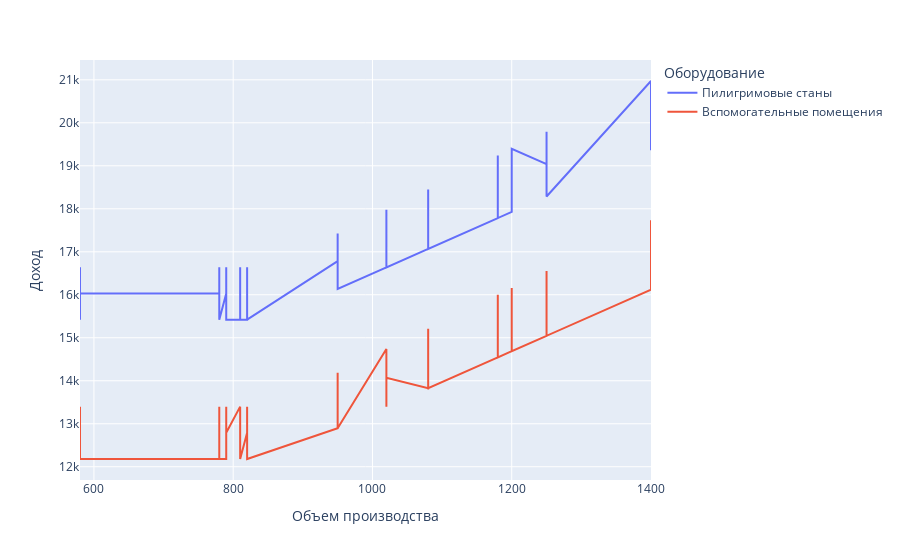

The code cell stored with this chart in its notebook:
### Code cell
fig = px.line(df_cleaners.sort_values(by ="Объем производства" ), x="Объем производства", y="Доход", color='Оборудование')
fig.show()

### Figure 1 — Plotly figure (JSON) as saved in the notebook; plotly's stock layout.template omitted (floating-point values rounded to 4 significant figures; data arrays with more than 128 entries replaced by an {"elided": "..."} marker saying what was removed)
{"data": [{"hovertemplate": "Оборудование=Пилигримовые станы<br>Объем производства=%{x}<br>Доход=%{y}<extra></extra>", "legendgroup": "Пилигримовые станы", "line": {"color": "#636efa", "dash": "solid"}, "mode": "lines", "name": "Пилигримовые станы", "orientation": "v", "showlegend": true, "type": "scatter", "x": {"elided": "144 int values"}, "xaxis": "x", "y": {"elided": "144 float values"}, "yaxis": "y"}, {"hovertemplate": "Оборудование=Вспомогательные помещения<br>Объем производства=%{x}<br>Доход=%{y}<extra></extra>", "legendgroup": "Вспомогательные помещения", "line": {"color": "#EF553B", "dash": "solid"}, "mode": "lines", "name": "Вспомогательные помещения", "orientation": "v", "showlegend": true, "type": "scatter", "x": [580, 580, 580, 580, 580, 580, 580, 580, 580, 780, 780, 780, 780, 780, 780, 780, 780, 780, 790, 790, 790, 790, 790, 790, 790, 790, 790, 810, 810, 810, 810, 810, 810, 810, 810, 810, 820, 820, 820, 820, 820, 820, 820, 820, 820, 950, 950, 950, 950, 950, 950, 950, 950, 950, 1020, 1020, 1020, 1020, 1020, 1020, 1020, 1020, 1020, 1080, 1080, 1080, 1080, 1080, 1080, 1080, 1080, 1080, 1180, 1180, 1180, 1180, 1180, 1180, 1180, 1180, 1180, 1200, 1200, 1200, 1200, 1200, 1200, 1200, 1200, 1200, 1250, 1250, 1250, 1250, 1250, 1250, 1250, 1250, 1250, 1400, 1400, 1400, 1400, 1400, 1400, 1400, 1400, 1400], "xaxis": "x", "y": [12180, 12180, 12180, 12790.0, 12180, 12180, 13398, 12790.0, 12180, 12180, 12790.0, 12180, 12180, 12180, 12180, 13398, 12790.0, 12180, 12180, 12789, 12180, 12180, 12180, 13400.0, 12180, 12180, 12789, 13398, 12790.0, 12180, 12180, 12180, 12790.0, 12180, 12180, 12180, 12790.0, 12790.0, 12180, 12180, 12180, 12180, 13398, 12180, 12180, 12900.0, 12900.0, 12900.0, 12900.0, 13540.0, 13540.0, 14190.0, 12900.0, 12900.0, 14740.0, 13398, 13398, 13398, 13398, 13398, 13398, 14070.0, 14070.0, 13830.0, 15210.0, 14520.0, 14520.0, 13830.0, 13830.0, 13830.0, 13830.0, 13830.0, 14540.0, 14540.0, 15270.0, 15270.0, 16000.0, 14540.0, 14540.0, 14540.0, 14540.0, 14690.0, 15420.0, 16160.0, 14690.0, 15420.0, 14690.0, 14690.0, 14690.0, 14690.0, 15050.0, 15050.0, 15800.0, 15800.0, 15050.0, 15050.0, 15050.0, 16550.0, 15050.0, 16120.0, 16120.0, 16120.0, 17730.0, 16120.0, 16930.0, 16930.0, 16120.0, 16120.0], "yaxis": "y"}], "layout": {"legend": {"title": {"text": "Оборудование"}, "tracegroupgap": 0}, "margin": {"t": 60}, "xaxis": {"anchor": "y", "domain": [0, 1], "title": {"text": "Объем производства"}}, "yaxis": {"anchor": "x", "domain": [0, 1], "title": {"text": "Доход"}}}}
